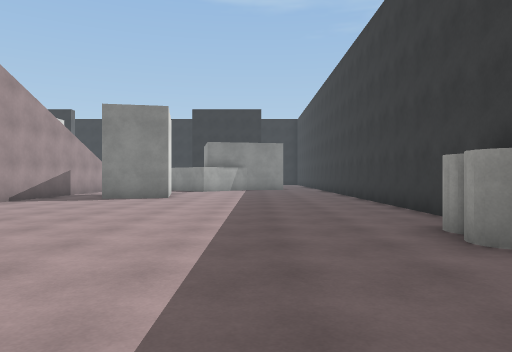
View 1 (above)

24 first-person views from a walk through a Unity game level. The camera is 1.3 m above the floor, looks level and sees 70° across. The floor is counted in squares, 2 m on a side. Each view is taken from the middle of a square. On the plan, view 1 faces up. The plan holds only what a view shows up to about 11 squares ahead; the rest is blank. The place goes on beyond the plan. The player character is not drawn. Surface patterns are stand-ins for the level's own textures.

View 2
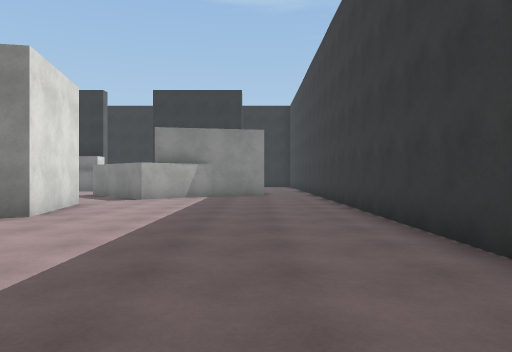

View 3
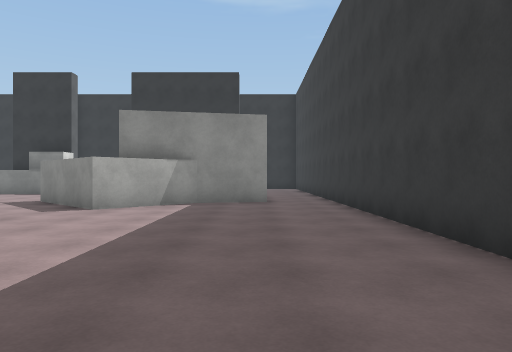

View 4
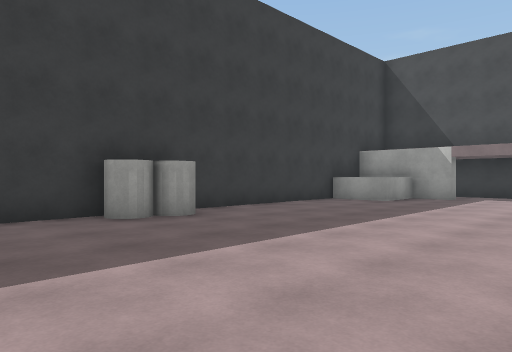

View 5
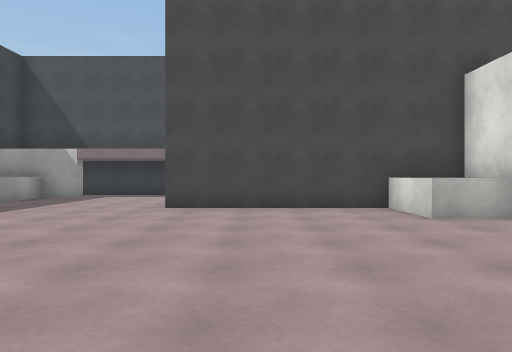

View 6
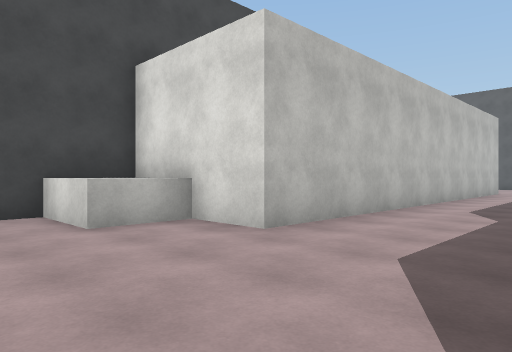

View 7
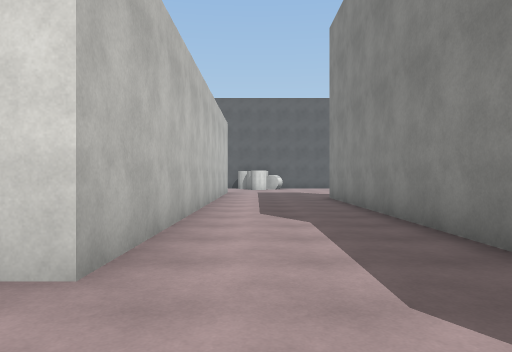

View 8
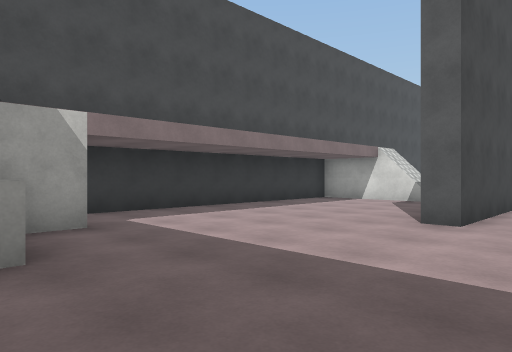

View 9
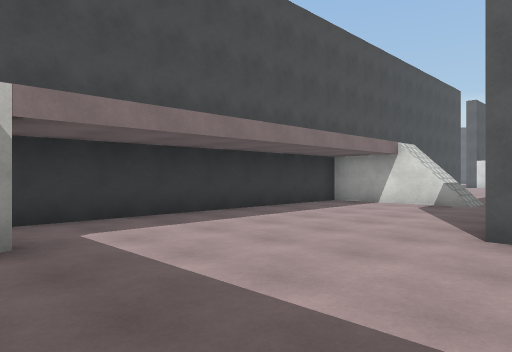

View 10
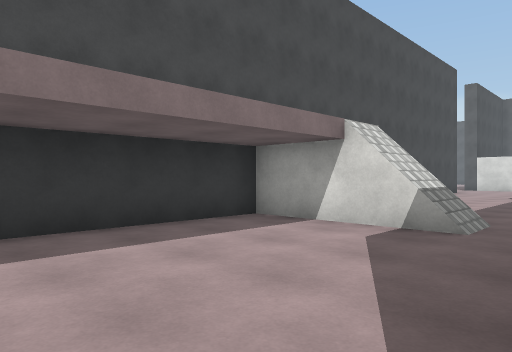

View 11
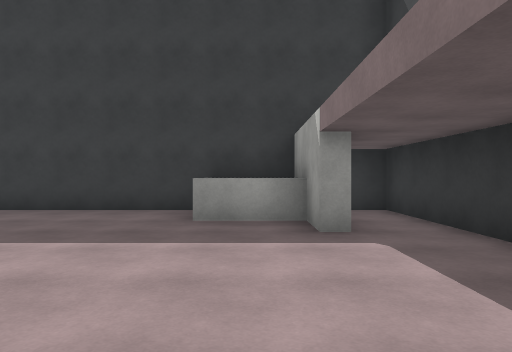

View 12
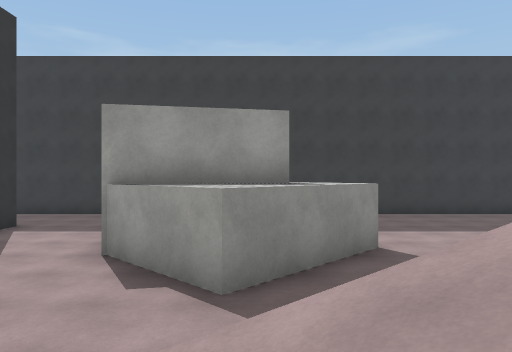

View 13
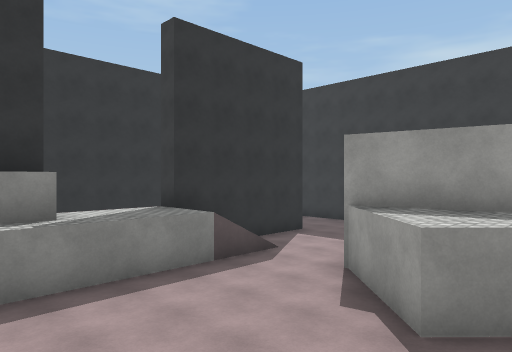

View 14
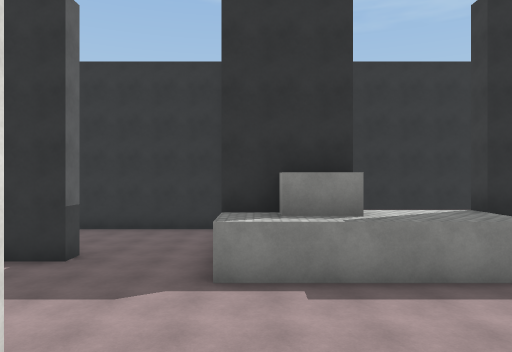

View 15
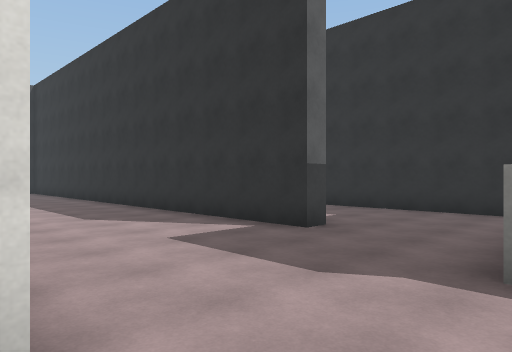

View 16
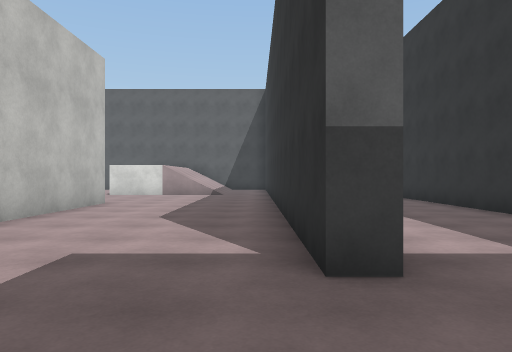

View 17
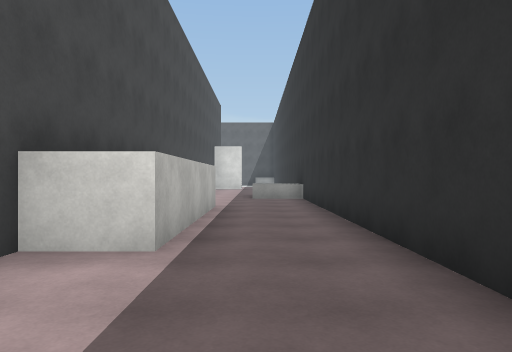

View 18
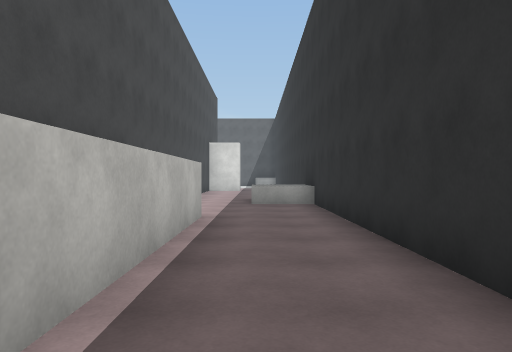

View 19
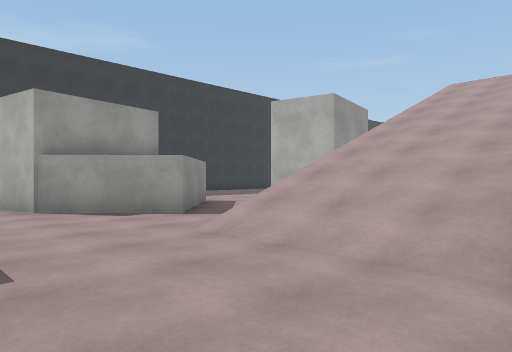

View 20
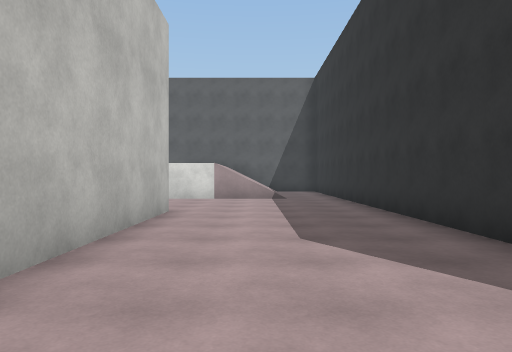

View 21
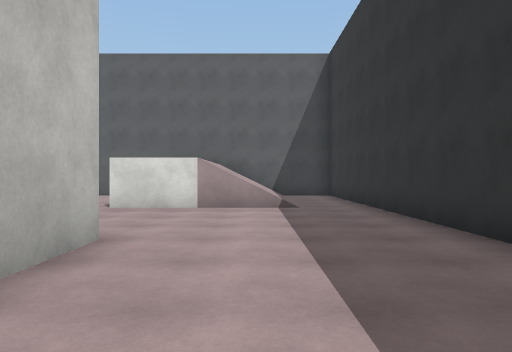

View 22
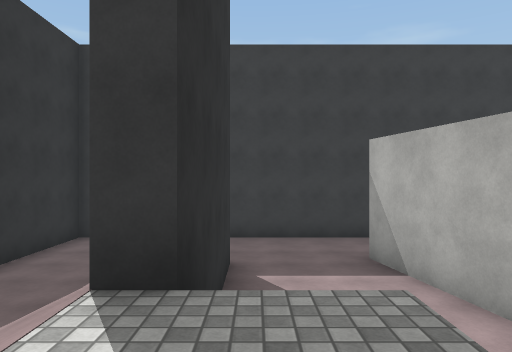

View 23
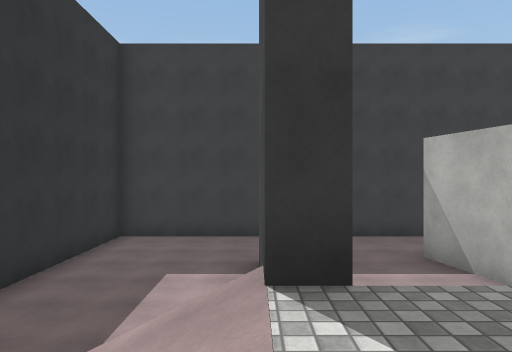

View 24
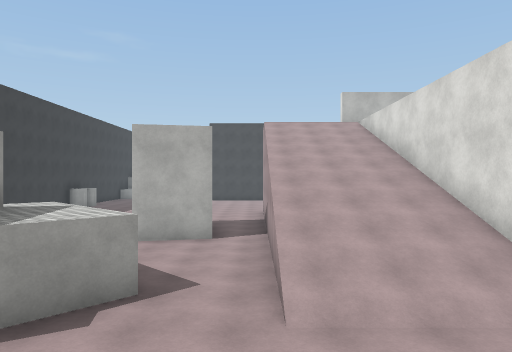

### Floor plan
Key: @ floor where view 1 was taken; # wall or solid block; . main floor; : floor 1.75 m higher than the main floor; + floor 3 m higher than the main floor; * floor 7 m higher than the main floor; / step, stairs or slope; ^ raised ledge; O other object.
Columns run from 24 left of view 1 to 3 right of it. Each row starts with its distance up from view 1.
 27   ##############   #########
 26 ^^..............      .....#
 25 ^^..............     ......#
 24 .....####.......    /......#
 23 #############...##///####..#
 22 ................#^:://.....#
 21 ///.............//////.....#
 20 ///........................#
 19 ///..................#####.#
 18    .../*****  *///..## ###.#
 17   #..         *///..######.#
 16               *///...##....#
 15               *///.........#
 14               *///.........#
 13               *///..##.....#
 12               *///..##.....#
 11               *///..##.....#
 10                 //.........#
  9                 //.........#
  8                   .........#
  7                    ........#
  6       #########///.........#
  5       .....................#
  4      .....................OO
  3      ##########............#
  2               #............#
  1                ^^..........#
  0                ^^.......@..#
 -1                ######......#
 -2              .../.........^#
 -3          ...... /.........^#
 -4          ...    +........###
 -5                  ..........#
 -6                #############

Where each view was taken, in squares from view 1:
view 1: 0 up, 0 right, facing up
view 2: 5 up, 1 right, facing up
view 3: 8 up, 1 right, facing up
view 4: 7 up, 3 left, facing down-right
view 5: 7 up, 5 left, facing down
view 6: 6 up, 6 left, facing down-left
view 7: 4 up, 7 left, facing left
view 8: 1 up, 2 right, facing down-left
view 9: 0 up, 1 right, facing down-left
view 10: 1 down, 3 left, facing down-left
view 11: 3 down, 4 left, facing right
view 12: 17 up, 8 left, facing right
view 13: 16 up, 8 left, facing up-right
view 14: 16 up, 8 left, facing up
view 15: 18 up, 8 left, facing up-left
view 16: 22 up, 9 left, facing left
view 17: 25 up, 12 left, facing left
view 18: 25 up, 14 left, facing left
view 19: 21 up, 10 left, facing down-right
view 20: 20 up, 11 left, facing left
view 21: 20 up, 14 left, facing left
view 22: 22 up, 6 left, facing right
view 23: 23 up, 6 left, facing right
view 24: 22 up, 6 left, facing down
